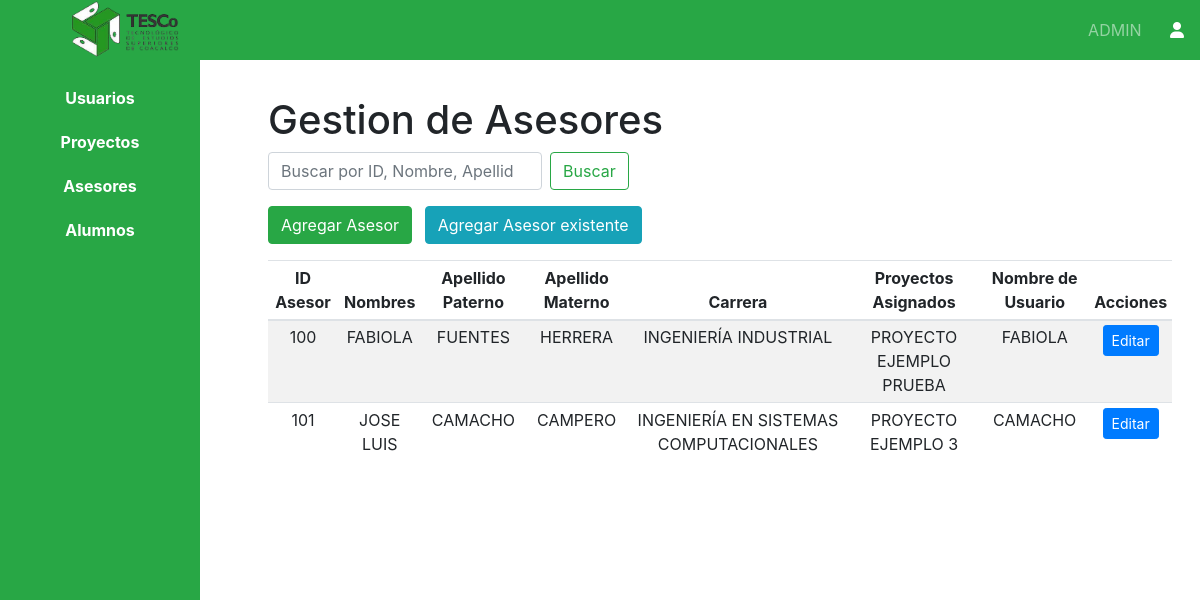
/views/admin/dashboardAdminAsesor.php (signed in), run on an earlier commit of the app's database.
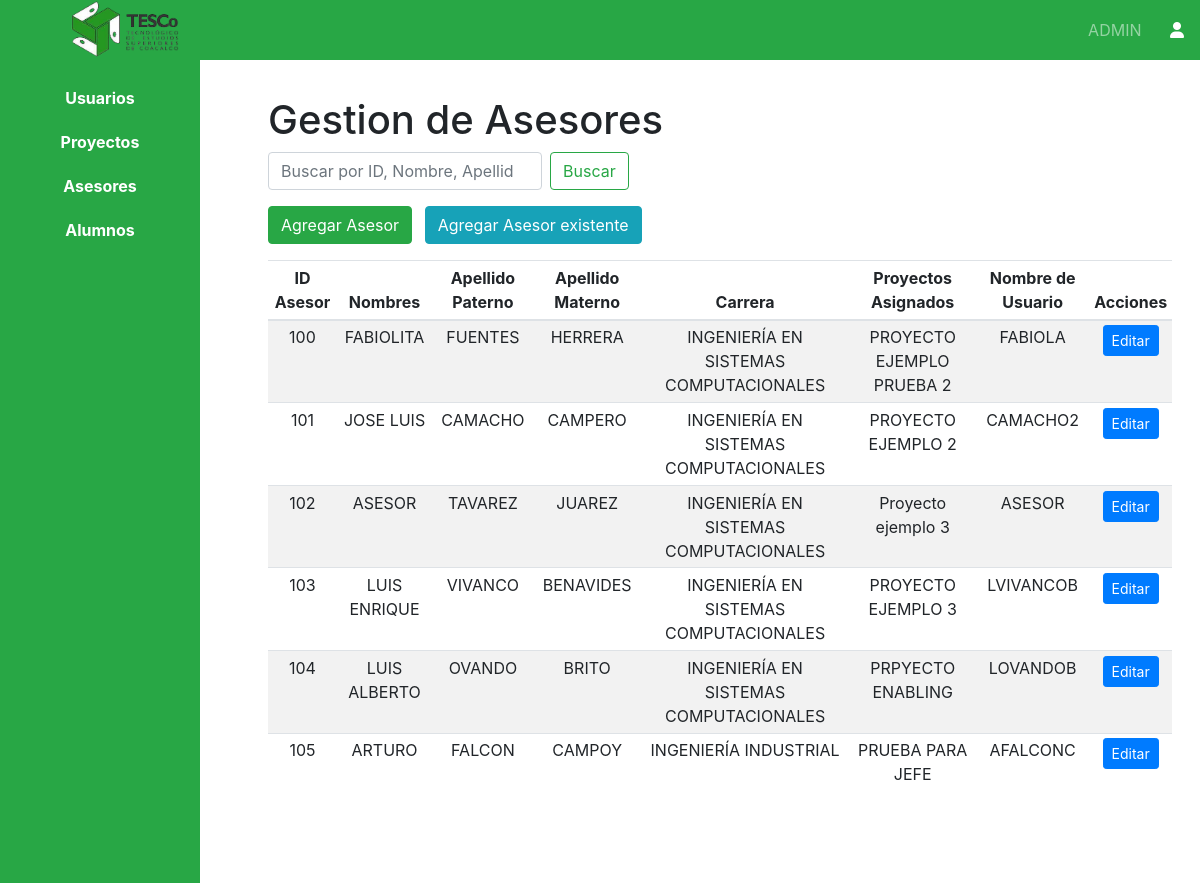
And on a later commit of the database.
### tables this page shows
CREATE TABLE IF NOT EXISTS `asesor` (
  `ID_Asesor` int NOT NULL AUTO_INCREMENT,
  `Nombres` varchar(100) NOT NULL,
  `Apellido_Paterno` varchar(100) NOT NULL,
  `Apellido_Materno` varchar(100) NOT NULL,
  `Proyecto_Asignado` int DEFAULT NULL,
  `Carrera` int DEFAULT NULL,
  `Rol` int DEFAULT NULL,
  `ID_Usuario` int DEFAULT NULL,
  PRIMARY KEY (`ID_Asesor`),
  KEY `fk_asesor_proyecto_asignado` (`Proyecto_Asignado`),
  KEY `fk_asesor_carrera` (`Carrera`),
  KEY `fk_asesor_rol` (`Rol`),
  KEY `fk_asesor_usuario` (`ID_Usuario`)
);

CREATE TABLE IF NOT EXISTS `carrera` (
  `ID_Carrera` int NOT NULL AUTO_INCREMENT,
  `Nombre_Carrera` varchar(100) NOT NULL,
  PRIMARY KEY (`ID_Carrera`)
);

CREATE TABLE IF NOT EXISTS `usuario` (
  `ID_Usuario` int NOT NULL AUTO_INCREMENT,
  `Nombre_Usuario` varchar(50) NOT NULL,
  `Contraseña` varchar(255) NOT NULL,
  `Rol` int DEFAULT NULL,
  PRIMARY KEY (`ID_Usuario`),
  KEY `fk_usuario_rol` (`Rol`)
);

### Views/Admin/dashboardAdminAsesor.php (the view, shortened to what the changed rows need)
<?php
include('../../includes/config.php');
?>
<!DOCTYPE html>
<html lang="es">
<head>
    <link rel="stylesheet" href="https://stackpath.bootstrapcdn.com/bootstrap/4.3.1/css/bootstrap.min.css">
    <link rel="stylesheet" href="https://cdnjs.cloudflare.com/ajax/libs/font-awesome/6.0.0-beta3/css/all.min.css">
    <link rel="stylesheet" href="<?php echo CSS_PATH; ?>docs.css">
</head>
<body>
    <div class="container-fluid page-dashboard bg-white">
        <div class="row">
            <div class="col-sm-10 content bg-white p-5 my-5 text-justify">
                <h1 id="anteproyecto">Gestion de Asesores</h1>
                <div class="table-responsive">
                    <table class="table table-striped table-sm text-center">
                        <thead>
                            <tr>
                                <th>ID Asesor</th>
                                <th>Nombres</th>
                                <th>Apellido Paterno</th>
                                <th>Apellido Materno</th>
                                <th>Carrera</th>
                                <th>Proyectos Asignados</th>
                                <th>Nombre de Usuario</th>
                                <th>Acciones</th>
                            </tr>
                        </thead>
                        <tbody>
                            <?php
                            $query = "
                                SELECT asesor.ID_Asesor, asesor.Nombres, asesor.Apellido_Paterno, asesor.Apellido_Materno,
                                       carrera.Nombre_Carrera,
                                       GROUP_CONCAT(proyecto.Nombre_Proyecto SEPARATOR ', ') AS Proyectos,
                                       usuario.Nombre_Usuario
                                FROM asesor
                                LEFT JOIN carrera ON asesor.Carrera = carrera.ID_Carrera
                                LEFT JOIN proyecto ON asesor.ID_Asesor = proyecto.Asesor
                                LEFT JOIN usuario ON asesor.ID_Usuario = usuario.ID_Usuario
                                GROUP BY asesor.ID_Asesor
                                ORDER BY asesor.ID_Asesor ASC";
                            $result = $connection->query($query);
                            while ($row = $result->fetch_assoc()) {
                                if (!empty($row['Proyectos']) && is_string($row['Proyectos'])) {
                                    $proyectos = explode(", ", $row['Proyectos']);
                                } else {
                                    $proyectos = [];
                                }
                                echo "<tr>";
                                echo "<td class='asesor-id'>" . htmlspecialchars($row['ID_Asesor']) . "</td>";
                                echo "<td>" . htmlspecialchars($row['Nombres']) . "</td>";
                                echo "<td>" . htmlspecialchars($row['Apellido_Paterno']) . "</td>";
                                echo "<td>" . htmlspecialchars($row['Apellido_Materno']) . "</td>";
                                echo "<td>" . htmlspecialchars($row['Nombre_Carrera'] ?? 'Sin Carrera') . "</td>";
                                if (count($proyectos) > 1) {
                                    echo "<td><select class='form-control'><option value=''>Seleccionar Proyecto</option>";
                                    foreach ($proyectos as $proyecto) {
                                        echo "<option value='" . htmlspecialchars($proyecto) . "'>" . htmlspecialchars($proyecto) . "</option>";
                                    }
                                    echo "</select></td>";
                                } else {
                                    echo "<td>" . htmlspecialchars($proyectos[0] ?? 'Sin Proyecto') . "</td>";
                                }
                                echo "<td>" . htmlspecialchars($row['Nombre_Usuario']) . "</td>";
                                echo "<td><button type='button' class='btn btn-primary btn-sm edit-btn' data-toggle='modal' data-target='#editAsesorModal'>Editar</button></td>";
                                echo "</tr>";
                            }
                            ?>
                        </tbody>
                    </table>
                </div>
            </div>
        </div>
    </div>
</body>
</html>

What changed in the data, as far as the page shows it:
changed asesor "FUENTES": Nombres "FABIOLA" → "FABIOLITA"; carrera.Nombre_Carrera "INGENIERÍA INDUSTRIAL" → "INGENIERÍA EN SISTEMAS COMPUTACIONALES"; proyectos "PROYECTO EJEMPLO PRUEBA" → "PROYECTO EJEMPLO PRUEBA 2"
changed through a linked row, asesor "JOSE LUIS": proyectos "PROYECTO EJEMPLO 3" → "PROYECTO EJEMPLO 2"; ID_Usuario.Nombre_Usuario "CAMACHO" → "CAMACHO2"
added asesor: ID_Asesor "102", Nombres "ASESOR", Apellido_Paterno "TAVAREZ", Apellido_Materno "JUAREZ", carrera.Nombre_Carrera "INGENIERÍA EN SISTEMAS COMPUTACIONALES", proyectos "Proyecto ejemplo 3", ID_Usuario.Nombre_Usuario "ASESOR"
added asesor: ID_Asesor "103", Nombres "LUIS ENRIQUE", Apellido_Paterno "VIVANCO", Apellido_Materno "BENAVIDES", carrera.Nombre_Carrera "INGENIERÍA EN SISTEMAS COMPUTACIONALES", proyectos "PROYECTO EJEMPLO 3", ID_Usuario.Nombre_Usuario "LVIVANCOB"
added asesor: ID_Asesor "104", Nombres "LUIS ALBERTO", Apellido_Paterno "OVANDO", Apellido_Materno "BRITO", carrera.Nombre_Carrera "INGENIERÍA EN SISTEMAS COMPUTACIONALES", proyectos "PRPYECTO ENABLING", ID_Usuario.Nombre_Usuario "LOVANDOB"
added asesor: ID_Asesor "105", Nombres "ARTURO", Apellido_Paterno "FALCON", Apellido_Materno "CAMPOY", carrera.Nombre_Carrera "INGENIERÍA INDUSTRIAL", proyectos "PRUEBA PARA JEFE", ID_Usuario.Nombre_Usuario "AFALCONC"
